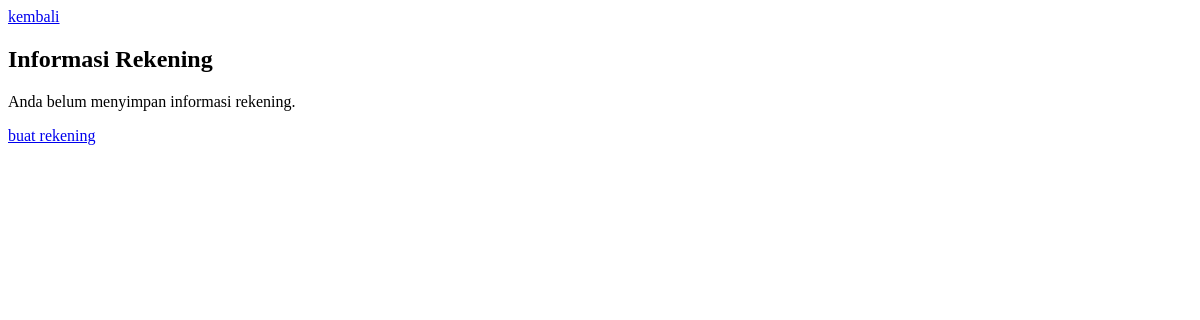
The app's page /pages/informasi_rekening.php (signed in), older data.
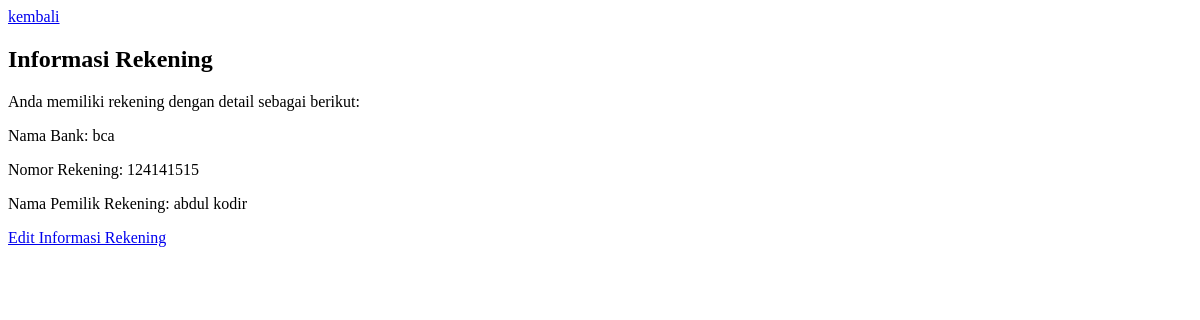
The same page, newer data.
### tables this page shows
CREATE TABLE `rekening_user` (
  `id_rekening` int(11) NOT NULL,
  `id_pelanggan` int(11) NOT NULL,
  `nama_rekening` varchar(255) NOT NULL,
  `nama_bank` varchar(255) NOT NULL,
  `no_rekening` int(11) NOT NULL
);

### util/loginSession.php (called while the page is built, shortened)
<?php
if(!isset($_SESSION['logged'])){
    echo "<script>
        alert('Anda Belum Login Broo');
        document.location.href = '../pages/login.php';
    </script>";
}else{
    if (isset($_SESSION['username'])) {
        $id_akun  = $_SESSION['id_akun'];
    } else {
        echo "<script>
                alert('Akun Tidak Ditemukan');
                document.location.href = '../pages/login.php';
            </script>";
    }
}
?>

### pages/informasi_rekening.php (the view, shortened to what this page needs)
<?php
require "../util/koneksi.php";
require "../util/loginSession.php";
$id_akun = $id_akun;
$query_select_rekening = "SELECT * FROM rekening_user WHERE id_pelanggan = $id_akun";
$result_select_rekening = mysqli_query($conn, $query_select_rekening);
$nama_bank = "";
$no_rekening = "";
$nama_rekening = "";
if(mysqli_num_rows($result_select_rekening) > 0) {
    $row_rekening = mysqli_fetch_assoc($result_select_rekening);
    $nama_bank = $row_rekening['nama_bank'];
    $no_rekening = $row_rekening['no_rekening'];
    $nama_rekening = $row_rekening['nama_rekening'];
}
?>
<!DOCTYPE html>
<html lang="en">
<head>
</head>
<body>
    <a href="akun.php">kembali</a>
    <h2>Informasi Rekening</h2>
    <?php if(empty($nama_bank) || empty($no_rekening) || empty($nama_rekening)) : ?>
        <p>Anda belum menyimpan informasi rekening.</p>
        <a href="tambah_rekening.php">buat rekening</a>
    <?php else : ?>
        <p>Anda memiliki rekening dengan detail sebagai berikut:</p>
        <p>Nama Bank: <?= $nama_bank; ?></p>
        <p>Nomor Rekening: <?= $no_rekening; ?></p>
        <p>Nama Pemilik Rekening: <?= $nama_rekening; ?></p>
        <p><a href="edit_rekening.php">Edit Informasi Rekening</a></p>
    <?php endif; ?>
</body>
</html>

Row changes from the older to the newer data that the page shows:
added rekening_user: nama_bank "bca", no_rekening "124141515", nama_rekening "abdul kodir"
Text that changed along with them:
text no longer shown: "Anda belum menyimpan informasi rekening. buat rekening"
text now shown: "Anda memiliki rekening dengan detail sebagai berikut: Nama Bank: Nomor Rekening: Nama Pemilik Rekening: Edit Informasi Rekening"
